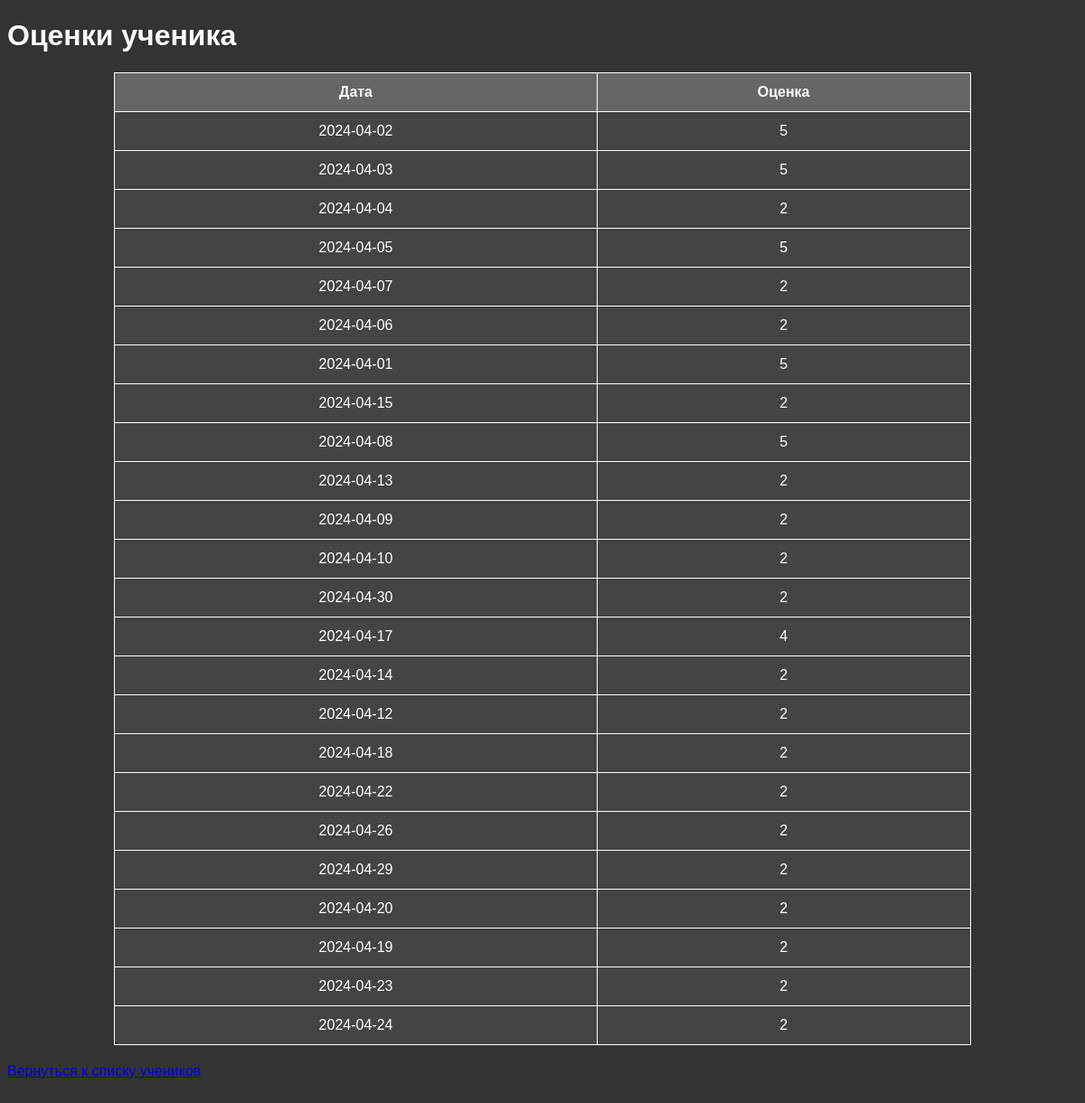
/journal/student.php?student_id=123, run on the app's committed database.
### tables this page shows
CREATE TABLE `grades_math` (
  `id` int(11) NOT NULL,
  `student_id` varchar(20) NOT NULL,
  `subject` varchar(50) NOT NULL,
  `date` date NOT NULL,
  `grade` varchar(1) NOT NULL
);

### journal/student.php (the view, shortened to what this page needs)
<!DOCTYPE html>
<html lang="en">
<head>
    <link rel="stylesheet" href="css/styles.css">
</head>
<body>
    <h1>Оценки ученика</h1>
    <?php
    require_once('db_connect.php');
    $student_id = $_GET['student_id'];
    $grades_sql = "SELECT `date`, `grade` FROM `grades_math` WHERE `student_id` = '$student_id'";
    $grades_result = $conn->query($grades_sql);
    if ($grades_result->num_rows > 0) {
        echo '<table>';
        echo '<tr><th>Дата</th><th>Оценка</th></tr>';
        while ($row = $grades_result->fetch_assoc()) {
            $date = $row['date'];
            $grade = $row['grade'];
            echo '<tr>';
            echo '<td>' . $date . '</td>';
            echo '<td>' . $grade . '</td>';
            echo '</tr>';
        }
        echo '</table>';
    } else {
        echo '<p>У ученика нет оценок по математике.</p>';
    }
    ?>
    <p><a href="index.php">Вернуться к списку учеников</a></p>
</body>
</html>

### journal/css/styles.css (style rules this page uses)
body { padding-bottom: 60px; background-color: #333; color: #fff; font-family: Arial, sans-serif; }
table { width: 80%; margin: 20px auto; border-collapse: collapse; background-color: #444; border: 1px solid #fff; border-radius: 8px; color: #fff; }
table th, table td { border: 1px solid #fff; padding: 12px; text-align: center; }
th { background-color: #666; }

### data on the page
grades_math: date "2024-04-02", grade "5"
grades_math: date "2024-04-03", grade "5"
grades_math: date "2024-04-04", grade "2"
grades_math: date "2024-04-05", grade "5"
grades_math: date "2024-04-07", grade "2"
grades_math: date "2024-04-06", grade "2"
grades_math: date "2024-04-01", grade "5"
grades_math: date "2024-04-15", grade "2"
grades_math: date "2024-04-08", grade "5"
grades_math: date "2024-04-13", grade "2"
grades_math: date "2024-04-09", grade "2"
grades_math: date "2024-04-10", grade "2"
grades_math: date "2024-04-30", grade "2"
grades_math: date "2024-04-17", grade "4"
grades_math: date "2024-04-14", grade "2"
grades_math: date "2024-04-12", grade "2"
grades_math: date "2024-04-18", grade "2"
grades_math: date "2024-04-22", grade "2"
grades_math: date "2024-04-26", grade "2"
grades_math: date "2024-04-29", grade "2"
grades_math: date "2024-04-20", grade "2"
grades_math: date "2024-04-19", grade "2"
grades_math: date "2024-04-23", grade "2"
grades_math: date "2024-04-24", grade "2"
